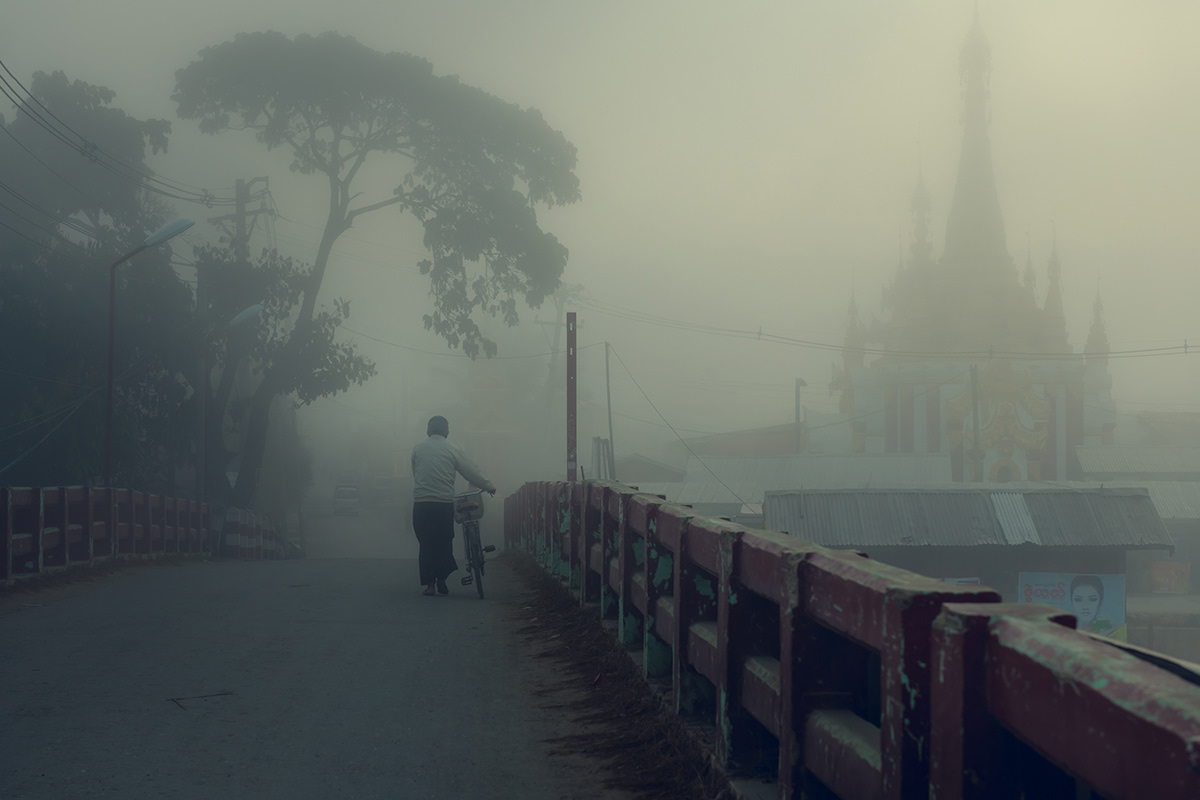
#> input picture filters-application/foggy.jpg, 1200 x 800 px; the run also reads 1 picture not shown here
$ python threshold-adaptativo.py
#> lines starting #> are read from the running program, lines starting #| are printed output that depends on the picture; after the words box and inside, x2 and y2 are one past the last pixel; in counts of white or black regions, pixels touching at a corner belong together
import cv2
import numpy as np

# -------------------------------------------------------------------------------

foggy = cv2.imread('foggy.jpg')
#> foggy is the input picture: shape (800, 1200, 3); mean B, G, R 103, 108.5, 102.4
night = cv2.imread('night.jpg')
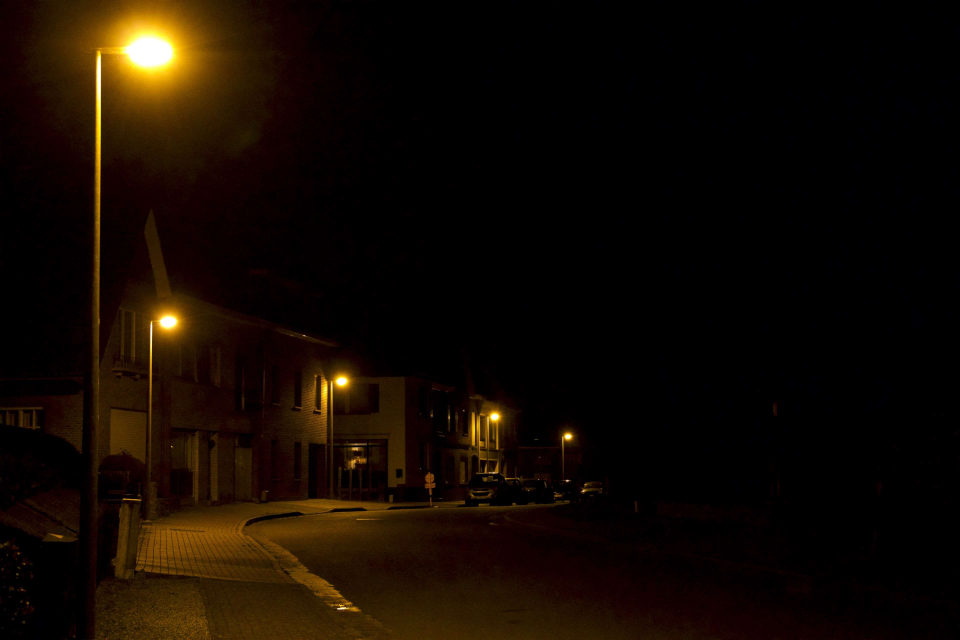
#> input picture filters-application/night.jpg, 3840 x 2560 px (shown at 1/4 size)
#> night is the input picture: shape (2560, 3840, 3); mean B, G, R 1.8, 9.7, 18.8
rainy = cv2.imread('rainy.jpg')

# -------------------------------------------------------------------------------

foggy = cv2.cvtColor(foggy, cv2.COLOR_BGR2GRAY) # converte
#> foggy: shape (800, 1200)
suave = cv2.GaussianBlur(foggy, (7, 7), 0) # aplica blur
bin1 = cv2.adaptiveThreshold(suave, 255,
cv2.ADAPTIVE_THRESH_MEAN_C, cv2.THRESH_BINARY_INV, 21, 5)
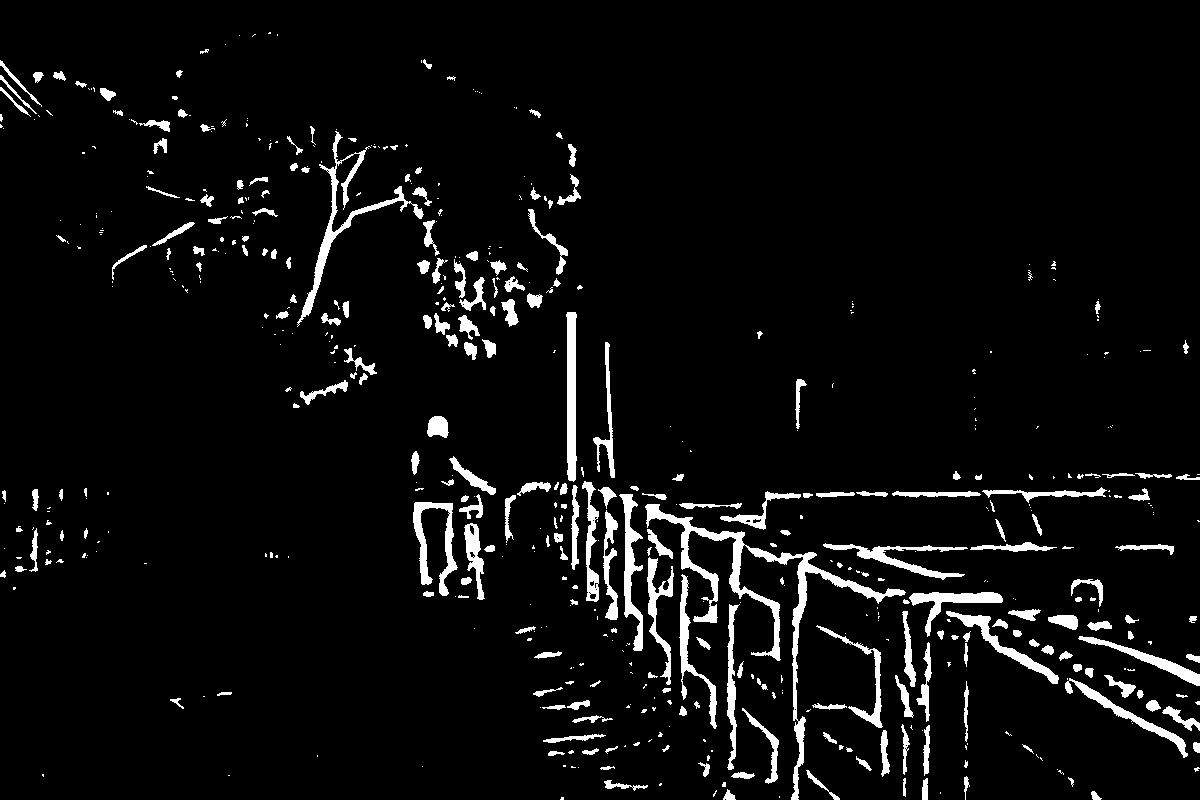
#> bin1: shape (800, 1200); 5.2% white; 564 white regions (317 under 20 px), largest, box (x1, y1, x2, y2) and area: (645, 504, 906, 800) 5508, (297, 131, 424, 327) 2152, (566, 312, 577, 482) 1519
bin2 = cv2.adaptiveThreshold(suave, 255,
cv2.ADAPTIVE_THRESH_GAUSSIAN_C, cv2.THRESH_BINARY_INV,
21, 5)
#> bin2: shape (800, 1200); 1.8% white; 614 white regions (458 under 20 px), largest, box (x1, y1, x2, y2) and area: (567, 312, 576, 464) 1257, (1087, 637, 1200, 686) 874, (912, 592, 1002, 622) 836
resultado_foggy = np.vstack([
np.hstack([foggy, suave]),
np.hstack([bin1, bin2])
])

proportion2 = 900.0 / resultado_foggy.shape[1]
#> proportion2 = 0.375
new_size2 = (900, int(resultado_foggy.shape[0] * proportion2))
#> new_size2 = (900, 600)
resultado_foggy = cv2.resize(resultado_foggy, new_size2, interpolation = cv2.INTER_AREA)
#> resultado_foggy: shape (600, 900)

cv2.imshow("Binarizacao adaptativa da imagem", resultado_foggy)
cv2.waitKey(0)

# -------------------------------------------------------------------------------

night = cv2.cvtColor(night, cv2.COLOR_BGR2GRAY) # converte
#> night: shape (2560, 3840)
suave = cv2.GaussianBlur(night, (7, 7), 0) # aplica blur
#> suave: shape (2560, 3840)
bin1 = cv2.adaptiveThreshold(suave, 255,
cv2.ADAPTIVE_THRESH_MEAN_C, cv2.THRESH_BINARY_INV, 21, 5)
#> bin1: shape (2560, 3840); 2.7% white; 3223 white regions (2173 under 20 px), largest, box (x1, y1, x2, y2) and area: (396, 208, 505, 1564) 13632, (1443, 1880, 2286, 2029) 11946, (365, 197, 395, 1122) 10464
bin2 = cv2.adaptiveThreshold(suave, 255,
cv2.ADAPTIVE_THRESH_GAUSSIAN_C, cv2.THRESH_BINARY_INV,
21, 5)
#> bin2: shape (2560, 3840); 1.2% white; 2775 white regions (2081 under 20 px), largest, box (x1, y1, x2, y2) and area: (396, 208, 415, 1476) 8243, (967, 2014, 1785, 2126) 6298, (372, 197, 395, 738) 4032
resultado_night = np.vstack([
np.hstack([night, suave]),
np.hstack([bin1, bin2])
])

proportion2 = 900.0 / resultado_night.shape[1]
#> proportion2 = 0.117
new_size2 = (900, int(resultado_night.shape[0] * proportion2))
resultado_night = cv2.resize(resultado_night, new_size2, interpolation = cv2.INTER_AREA)
#> resultado_night: shape (600, 900)

cv2.imshow("Binarizacao adaptativa da imagem", resultado_night)
cv2.waitKey(0)

# -------------------------------------------------------------------------------

rainy = cv2.cvtColor(rainy, cv2.COLOR_BGR2GRAY) # converte
suave = cv2.GaussianBlur(rainy, (7, 7), 0) # aplica blur
#> suave: shape (5333, 7999)
bin1 = cv2.adaptiveThreshold(suave, 255,
cv2.ADAPTIVE_THRESH_MEAN_C, cv2.THRESH_BINARY_INV, 21, 5)
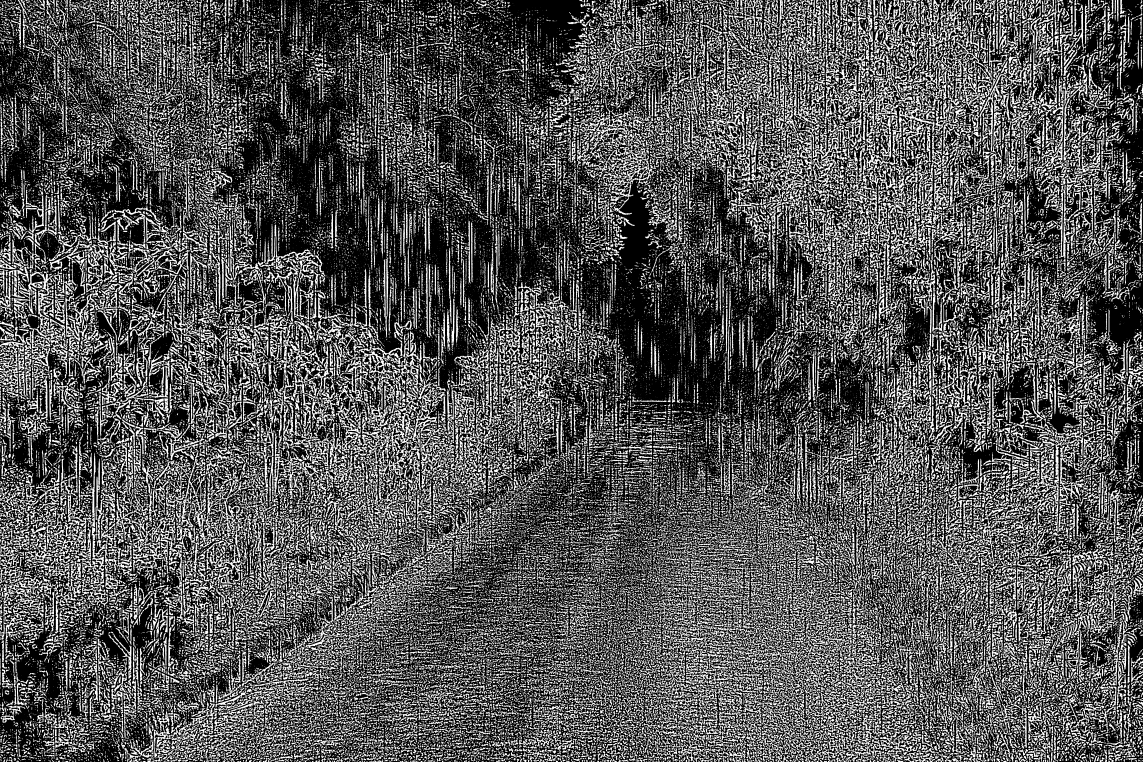
#> bin1: shape (5333, 7999) (shown at 1/7 size); 33.3% white; 77892 white regions (33165 under 20 px), largest, box (x1, y1, x2, y2) and area: (2530, 2613, 3183, 3348) 77555, (842, 3596, 1403, 4165) 59661, (6012, 806, 6660, 1641) 59556
bin2 = cv2.adaptiveThreshold(suave, 255,
cv2.ADAPTIVE_THRESH_GAUSSIAN_C, cv2.THRESH_BINARY_INV,
21, 5)
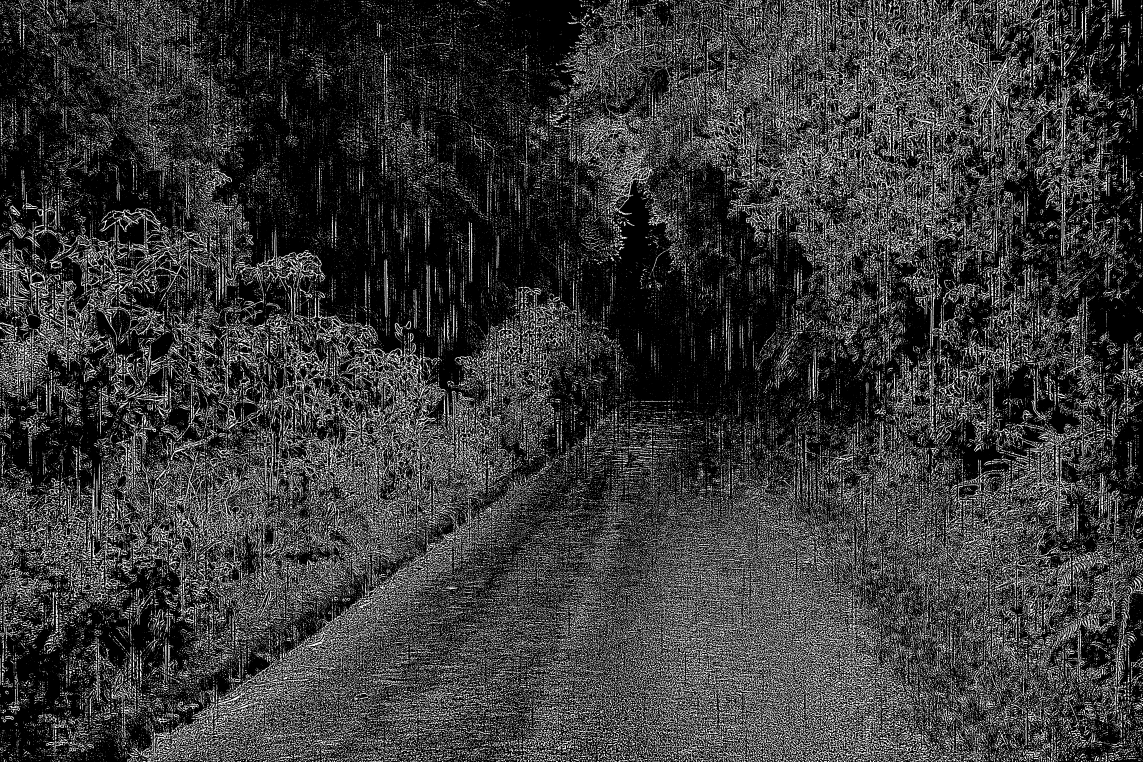
#> bin2: shape (5333, 7999) (shown at 1/7 size); 22% white; 150211 white regions (78158 under 20 px), largest, box (x1, y1, x2, y2) and area: (1367, 3284, 1736, 3750) 24615, (4052, 758, 4403, 1125) 22007, (4257, 1080, 4591, 1481) 21383
resultado_rainy = np.vstack([
np.hstack([rainy, suave]),
np.hstack([bin1, bin2])
])

proportion2 = 900.0 / resultado_rainy.shape[1]
#> proportion2 = 0.0563
new_size2 = (900, int(resultado_rainy.shape[0] * proportion2))
resultado_rainy = cv2.resize(resultado_rainy, new_size2, interpolation = cv2.INTER_AREA)
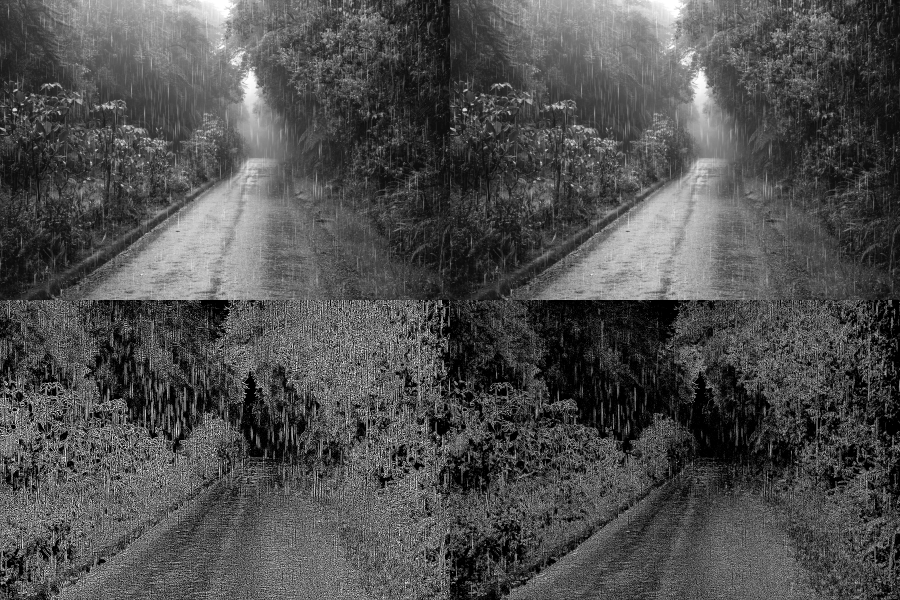
#> resultado_rainy: shape (600, 900); min 0, max 255, mean 79.1

cv2.imshow("Binarizacao adaptativa da imagem", resultado_rainy)
cv2.waitKey(0)
